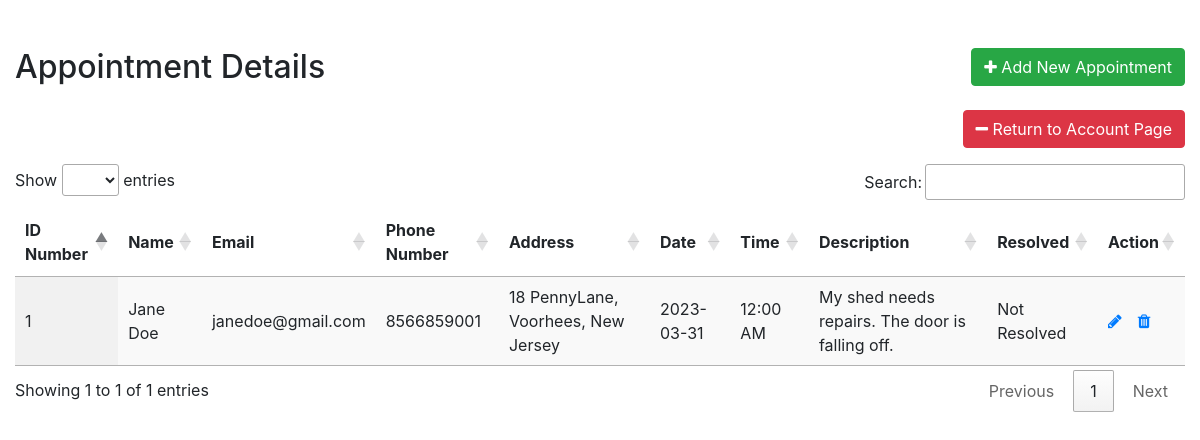
The page /viewAppointments.php (signed in) on the database its author committed.
### tables this page shows
CREATE TABLE `appointments` (
  `id` int(11) NOT NULL,
  `name` varchar(128) NOT NULL,
  `email` varchar(319) NOT NULL,
  `phoneNum` varchar(16) NOT NULL,
  `address` varchar(128) NOT NULL,
  `date` date NOT NULL,
  `time` time NOT NULL,
  `description` mediumtext NOT NULL,
  `resolved` tinyint(1) NOT NULL DEFAULT 0
);

### viewAppointments.php (the view, shortened to what this page needs)
<!DOCTYPE html>
<html lang="en">
<head>
    <link rel="stylesheet" href="https://stackpath.bootstrapcdn.com/bootstrap/4.5.2/css/bootstrap.min.css">
    <link rel="stylesheet" href="https://maxcdn.bootstrapcdn.com/font-awesome/4.7.0/css/font-awesome.min.css">
    <link rel="stylesheet" href="https://cdn.datatables.net/1.13.4/css/jquery.dataTables.css" />
</head>
<body>
    <div class="wrapper">
        <div class="container-fluid">
            <div class="row">
                <div class="col-md-12">
                    <div class="mt-5 mb-3 clearfix">
                        <h2 class="pull-left">Appointment Details</h2>
                        <a href="appointment.php" class="btn btn-success pull-right"><i class="fa fa-plus"></i> Add
                            New
                            Appointment</a>
                    </div>
                    <div class="mt-3 mb-3 clearfix">
                        <a href="CustomerAccountPage.php" class="btn btn-danger pull-right"><i class="fa fa-minus"></i>
                            Return to Account Page</a>
                    </div>
                    <?php
                    require_once "config.php";
                    $email = $_SESSION['email'];
                    $temp = "SELECT * FROM users WHERE email = '$email'";
                    $result2 = $db->query($temp);
                    $row = $result2->fetch();
                    if ($row['authLevel'] == 1) {
                        $sql = "SELECT * FROM appointments";
                    } else {
                        $sql = "SELECT * FROM appointments WHERE email = '$email'";
                    }
                    if ($result = $db->query($sql)) {
                        if ($result->rowCount() > 0) {
                            echo '<table id="myTable" class="display">';
                            echo "<thead>";
                            echo "<tr>";
                            echo "<th>ID Number</th>";
                            echo "<th>Name</th>";
                            echo "<th>Email</th>";
                            echo "<th>Phone Number</th>";
                            echo "<th>Address</th>";
                            echo "<th>Date</th>";
                            echo "<th>Time</th>";
                            echo "<th>Description</th>";
                            echo "<th>Resolved</th>";
                            echo "<th>Action</th>";
                            echo "</tr>";
                            echo "</thead>";
                            echo "<tbody>";
                            while ($row = $result->fetch()) {
                                echo "<tr>";
                                echo "<td>" . $row['id'] . "</td>";
                                echo "<td>" . $row['name'] . "</td>";
                                echo "<td>" . $row['email'] . "</td>";
                                echo "<td>" . $row['phoneNum'] . "</td>";
                                echo "<td>" . $row['address'] . "</td>";
                                echo "<td>" . $row['date'] . "</td>";
                                $time = $row['time'];
                                echo "<td>" . date('h:i A', strtotime($time)) . "</td>";
                                echo "<td>" . $row['description'] . "</td>";
                                if ($row['resolved'] == 0) {
                                    echo "<td>Not Resolved</td>";
                                } else {
                                    echo "<td>Resolved</td>";
                                }
                                echo "<td>";
                                echo '<a href="updateAppointment.php?id=' . $row['id'] . '" class="mr-3" title="Update Record" data-toggle="tooltip"><span class="fa fa-pencil"></span></a>';
                                echo '<a href="deleteAppointment.php?id=' . $row['id'] . '" title="Delete Record" data-toggle="tooltip"><span class="fa fa-trash"></span></a>';
                                echo "</td>";
                                echo "</tr>";
                            }
                            echo "</tbody>";
                            echo "</table>";
                        } else {
                            echo '<div class="alert alert-danger"><em>No records were found.</em></div>';
                        }
                    } else {
                        echo "Oops! Something went wrong. Please try again later.";
                    }
                    ?>
                </div>
            </div>
        </div>
    </div>
</body>
</html>

### viewAppointments.php (style rules this page uses)
.wrapper { width: 100%; margin: 0 auto; }

### rows shown on the page
appointments: id "1", name "Jane Doe", email "janedoe@gmail.com", phoneNum "8566859001", address "18 PennyLane, Voorhees, New Jersey", date "2023-03-31", time "12:00 AM", description "My shed needs repairs. The door is falling off.", resolved "Not Resolved"
